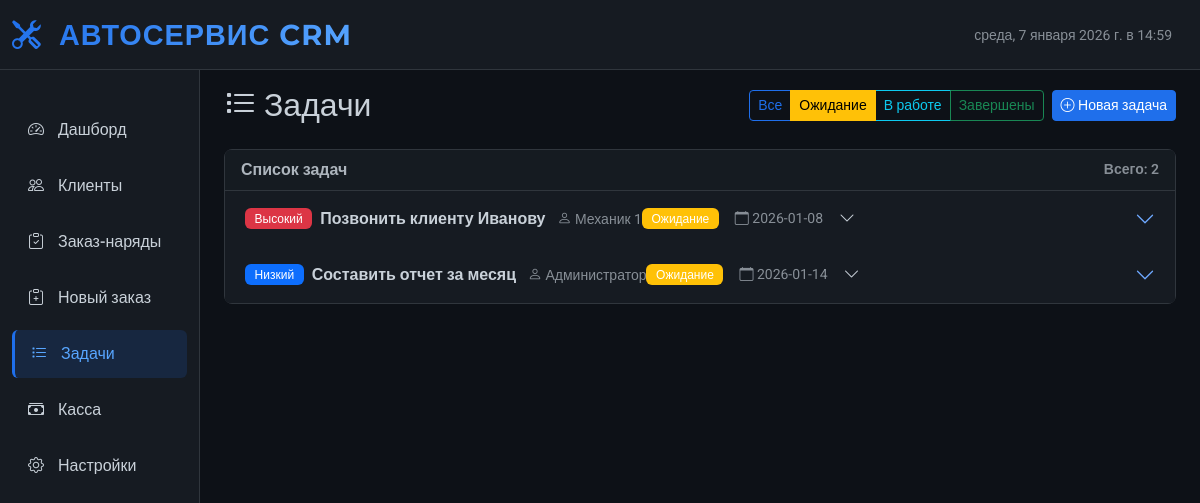
Page /tasks?status=pending on the committed database.
### tables this page shows
CREATE TABLE tasks
                   (
                       id           INTEGER PRIMARY KEY AUTOINCREMENT,
                       title        TEXT NOT NULL,
                       description  TEXT,
                       priority     TEXT      DEFAULT 'medium',
                       status       TEXT      DEFAULT 'pending',
                       assigned_to  TEXT,
                       due_date     TIMESTAMP,
                       created_at   TIMESTAMP DEFAULT CURRENT_TIMESTAMP,
                       completed_at TIMESTAMP
                   );

### app.py (the view)
@app.route('/tasks')
def tasks_page():
    status = request.args.get('status', '')
    tasks = db.get_tasks(status if status else None)
    return render_template('tasks.html', tasks=tasks)

### database.py (called while the page is built, shortened)
    def get_tasks(self, status=None):
        cursor = self.conn.cursor()
        if status:
            cursor.execute('''
                           SELECT *
                           FROM tasks
                           WHERE status = ?
                           ORDER BY CASE priority
                                        WHEN 'high' THEN 1
                                        WHEN 'medium' THEN 2
                                        WHEN 'low' THEN 3
                                        END,
                                    due_date ASC,
                                    created_at DESC
                           ''', (status,))
        return cursor.fetchall()

### templates/tasks.html (shortened to what this page needs)
{% extends "base.html" %}
{% block content %}
<div class="d-flex justify-content-between align-items-center mb-4">
    <h2 class="mb-0" style="font-family: 'Montserrat', sans-serif;">
        <i class="bi bi-list-task me-2"></i>Задачи
    </h2>
    <div class="d-flex gap-2">
        <div class="btn-group btn-group-sm" role="group">
            <a href="/tasks" class="btn btn-outline-primary {% if not request.args.get('status') %}active{% endif %}">
                Все
            </a>
            <a href="/tasks?status=pending" class="btn btn-outline-warning {% if request.args.get('status') == 'pending' %}active{% endif %}">
                Ожидание
            </a>
            <a href="/tasks?status=in_progress" class="btn btn-outline-info {% if request.args.get('status') == 'in_progress' %}active{% endif %}">
                В работе
            </a>
            <a href="/tasks?status=completed" class="btn btn-outline-success {% if request.args.get('status') == 'completed' %}active{% endif %}">
                Завершены
            </a>
        </div>
        <button class="btn btn-primary btn-sm" data-bs-toggle="modal" data-bs-target="#addTaskModal">
            <i class="bi bi-plus-circle"></i> Новая задача
        </button>
    </div>
</div>
<div class="card">
    <div class="card-header d-flex justify-content-between align-items-center">
        <span>Список задач</span>
        <small class="text-muted">Всего: {{ tasks|length }}</small>
    </div>
    <div class="card-body p-0">
        <div class="accordion" id="tasksAccordion">
            {% for task in tasks %}
            <div class="accordion-item border-0 priority-{{ task.priority }}">
                <div class="accordion-header">
                    <button class="accordion-button collapsed d-flex justify-content-between align-items-center"
                            type="button" data-bs-toggle="collapse"
                            data-bs-target="#task{{ task.id }}"
                            aria-expanded="false">
                        <div class="d-flex align-items-center">
                            {% if task.priority == 'high' %}
                            <span class="badge bg-danger me-2">Высокий</span>
                            {% elif task.priority == 'medium' %}
                            <span class="badge bg-warning me-2">Средний</span>
                            {% else %}
                            <span class="badge bg-primary me-2">Низкий</span>
                            {% endif %}
                            <div>
                                <strong>{{ task.title }}</strong>
                                {% if task.assigned_to %}
                                <small class="text-muted ms-2">
                                    <i class="bi bi-person"></i> {{ task.assigned_to }}
                                </small>
                                {% endif %}
                            </div>
                        </div>
                        <div class="d-flex align-items-center">
                            <span class="badge me-3
                                {% if task.status == 'pending' %}bg-warning
                                {% elif task.status == 'in_progress' %}bg-info
                                {% else %}bg-success{% endif %}">
                                {% if task.status == 'pending' %}Ожидание
                                {% elif task.status == 'in_progress' %}В работе
                                {% else %}Завершена{% endif %}
                            </span>
                            {% if task.due_date %}
                            <small class="text-muted me-3">
                                <i class="bi bi-calendar"></i> {{ task.due_date[:10] }}
                            </small>
                            {% endif %}
                            <i class="bi bi-chevron-down"></i>
                        </div>
                    </button>
                </div>
            </div>
            {% endfor %}
        </div>
    </div>
</div>
{% endblock %}

### templates/base.html (style rules this page uses)
:root { --primary-dark: #0d1117; --secondary-dark: #161b22; --accent-blue: #1f6feb; --accent-light-blue: #58a6ff; --text-light: #c9d1d9; --text-muted: #8b949e; --border-dark: #30363d; --success: #238636; --warning: #9e6a03; --danger: #da3633; }
body { background-color: var(--primary-dark); color: var(--text-light); font-family: 'Roboto', sans-serif; min-height: 100vh; }
.card { background-color: var(--secondary-dark); border: 1px solid var(--border-dark); border-radius: 8px; }
.card-header { background-color: rgba(22, 27, 34, 0.9); border-bottom: 1px solid var(--border-dark); font-weight: 600; }
.btn-primary { background-color: var(--accent-blue); border-color: var(--accent-blue); font-weight: 500; }
.btn-outline-primary { color: var(--accent-blue); border-color: var(--accent-blue); }
.badge { font-weight: 500; padding: 0.4em 0.8em; }
.priority-high { border-left: 3px solid var(--danger); }
.priority-low { border-left: 3px solid var(--accent-blue); }
.accordion-button { background-color: var(--secondary-dark); color: var(--text-light); }

### rows in the picture
tasks: priority "Высокий", title "Позвонить клиенту Иванову", assigned_to "Механик 1", status "Ожидание", due_date "2026-01-08"
tasks: priority "Низкий", title "Составить отчет за месяц", assigned_to "Администратор", status "Ожидание", due_date "2026-01-14"

### other values in the picture
{{ tasks|length }} "2"
